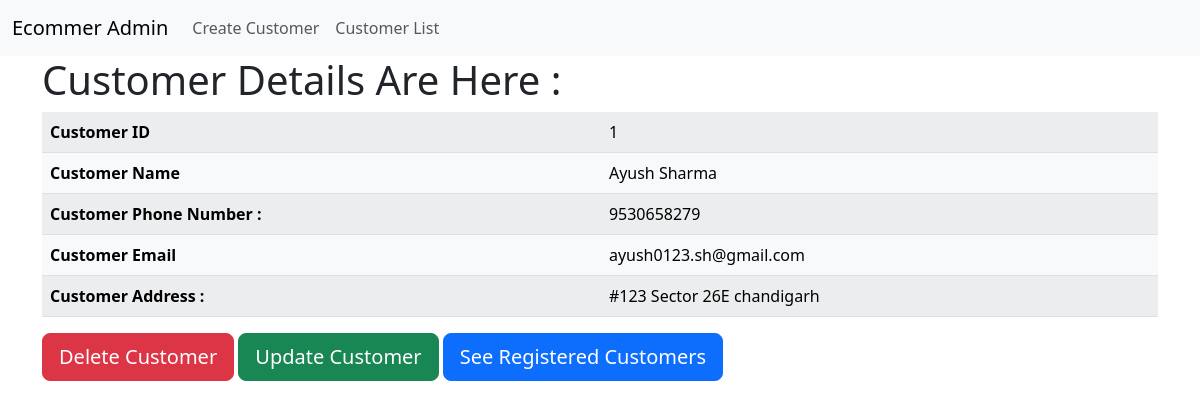
Screenshot of /customer/1 with the database file from the repository.
### customer/models.py (models this page shows, shortened)
class cdetails (models.Model):
    CustId = models.CharField(max_length=255, null=False)
    CName = models.CharField(max_length=255, null=False)
    PhoneNum = models.CharField(max_length=255, null=False)
    Email = models.EmailField(max_length=255, null=False)
    Adrs = models.CharField(max_length=255,null=False)

### customer/views.py (the view)
# urls.py: path('<int:pk>' , views.CustDetailView.as_view(), name='cust-detail'),
class CustDetailView (DetailView):
    template_name = 'customer/custdetail.html'
    model = cdetails
    context_object_name = 'Cust_detail'

### templates/customer/custdetail.html (shortened to what this page needs)
<!DOCTYPE html>
<html lang="en">
{% extends 'Customer/base.html' %}
{% block dynamic_section %}
<head>
</head>
<body>
    <h1>Customer Details Are Here : </h1>
    <div class="table-responsive">
        <table class="table table-light table-striped">
            <tr>
                <th>Customer ID</th>
                <td>{{Cust_detail.CustId}}</td>
            </tr>
            <tr>
                <th>Customer Name</th>
                <td>{{Cust_detail.CName}}</td>
            </tr>
            <tr>
                <th>Customer Phone Number :</th>
                <td>{{Cust_detail.PhoneNum}}</td>
            </tr>
            <tr>
                <th>Customer Email</th>
                <td>{{Cust_detail.Email}}</td>
            </tr>
            <tr>
                <th>Customer Address :</th>
                <td>{{Cust_detail.Adrs}}</td>
            </tr>
        </table>
        <a href="delete={{ Cust_detail.id }}" class="btn btn-danger btn-lg">Delete Customer</a>
        <a href="update={{ Cust_detail.id }}" class="btn btn-success btn-lg">Update Customer</a>
        <a class="btn btn-primary btn-lg" href="{% url 'cust-list' %}">See Registered Customers</a>
    </div>
</body>
{% endblock  %}

### rows the page displays
cdetails: CustId "1", CName "Ayush Sharma", PhoneNum "9530658279", Email "ayush0123.sh@gmail.com", Adrs "#123 Sector 26E chandigarh"
